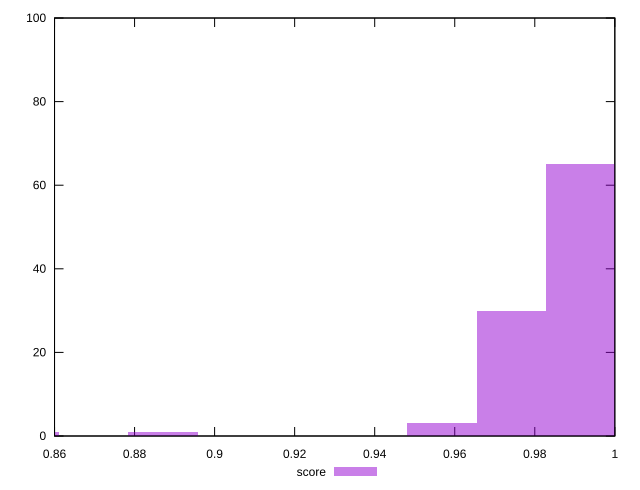

Write the gnuplot code that produced this figure.
reset

$score <<EOF
0.9915346503286774 65
0.974139305586069 30
0.8523718923878103 1
0.9567439608434606 3
0.8871625818730271 1
EOF

set key outside below
set boxwidth 0.017395344742608374
set xrange [0.86:1]
set yrange [0:100]
set trange [0:100]
set style fill transparent solid 0.5 noborder
set terminal svg size 640, 490 enhanced background rgb 'white'
set output "report_00021_2021-02-20T09:16:39.615Z/total-blocking-time/samples/pages+cached+noadtech+nomedia/score/histogram.svg"

plot $score title "score" with boxes

reset
